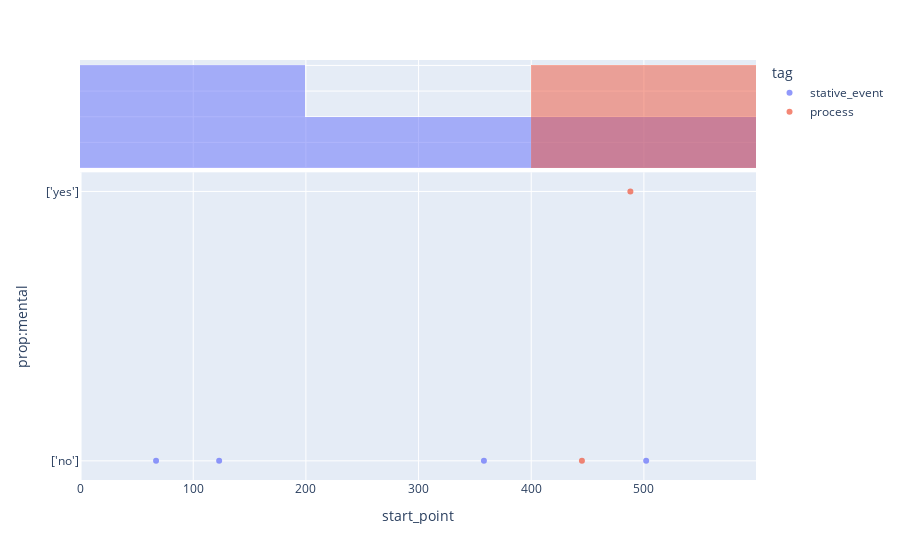

Write notebook code for a chart like this one.
### Markdown cell above
You can customize the plot by choosing annotation properties for the y_axis and the scatter color.

### Code cell
my_project.ac_dict['ac_2'].plot_annotation_overview(
    prop='mental')

### Figure 1 — Plotly figure (JSON) as saved in the notebook; plotly's stock layout.template omitted (floating-point values rounded to 4 significant figures)
{"data": [{"customdata": [["<I><br>Es war an einem Sonntagvormittag im schönsten Frühjahr.<br></I>", ["no"], ["nan"], ["nan"]], ["<I><br>Georg Bendemann, ein junger Kaufmann, saß in seinem Privatzimmer im<br>ersten Stock eines der niedrigen, leichtgebauten Häuser, die entlang des<br>Flusses in einer langen Reihe, fast nur in der Höhe<br>und Färbung unterschieden, sich hinzogen<br></I>", ["no"], ["nan"], ["nan"]], ["<I><br>Er hatte gerade einen Brief an einen sich im Ausland<br>befindenden Jugendfreund beendet<br></I>", ["no"], ["nan"], ["nan"]], ["<I><br>den Ellbogen auf den Schreibtisch gestützt<br></I>", ["no"], ["nan"], ["nan"]]], "hovertemplate": "tag=stative_event<br>start_point=%{x}<br>prop:mental=%{y}<br>ANNOTATION=%{customdata[0]}<br>prop:unpredictable=%{customdata[1]}<br>prop:persistent=%{customdata[2]}<br>prop:intentional=%{customdata[3]}<extra></extra>", "legendgroup": "stative_event", "marker": {"color": "#636efa", "opacity": 0.7, "symbol": "circle"}, "mode": "markers", "name": "stative_event", "orientation": "h", "showlegend": true, "type": "scatter", "x": [67, 123, 358, 502], "xaxis": "x", "y": ["['no']", "['no']", "['no']", "['no']"], "yaxis": "y"}, {"alignmentgroup": "True", "bingroup": "x", "hovertemplate": "tag=stative_event<br>start_point=%{x}<br>count=%{y}<extra></extra>", "legendgroup": "stative_event", "marker": {"color": "#636efa"}, "name": "stative_event", "offsetgroup": "stative_event", "opacity": 0.5, "showlegend": false, "type": "histogram", "x": [67, 123, 358, 502], "xaxis": "x2", "yaxis": "y2"}, {"customdata": [["<I><br>verschloß ihn in spielerischer Langsamkeit<br></I>", ["no"], ["no"], ["no"]], ["<I><br>und sah dann aus dem Fenster auf den Fluß, die<br>Brücke und die Anhöhen am anderen Ufer mit ihrem schwachen<br>Grün<br></I>", ["no"], ["no"], ["yes"]]], "hovertemplate": "tag=process<br>start_point=%{x}<br>prop:mental=%{y}<br>ANNOTATION=%{customdata[0]}<br>prop:unpredictable=%{customdata[1]}<br>prop:persistent=%{customdata[2]}<br>prop:intentional=%{customdata[3]}<extra></extra>", "legendgroup": "process", "marker": {"color": "#EF553B", "opacity": 0.7, "symbol": "circle"}, "mode": "markers", "name": "process", "orientation": "h", "showlegend": true, "type": "scatter", "x": [445, 488], "xaxis": "x", "y": ["['no']", "['yes']"], "yaxis": "y"}, {"alignmentgroup": "True", "bingroup": "x", "hovertemplate": "tag=process<br>start_point=%{x}<br>count=%{y}<extra></extra>", "legendgroup": "process", "marker": {"color": "#EF553B"}, "name": "process", "offsetgroup": "process", "opacity": 0.5, "showlegend": false, "type": "histogram", "x": [445, 488], "xaxis": "x2", "yaxis": "y2"}], "layout": {"barmode": "overlay", "legend": {"title": {"text": "tag"}, "tracegroupgap": 0}, "margin": {"t": 60}, "xaxis": {"anchor": "y", "domain": [0, 1], "title": {"text": "start_point"}}, "xaxis2": {"anchor": "y2", "domain": [0, 1], "matches": "x", "showgrid": true, "showticklabels": false}, "yaxis": {"anchor": "x", "domain": [0, 0.7326], "title": {"text": "prop:mental"}}, "yaxis2": {"anchor": "x2", "domain": [0.7426, 1], "matches": "y2", "showgrid": true, "showline": false, "showticklabels": false, "ticks": ""}}}
